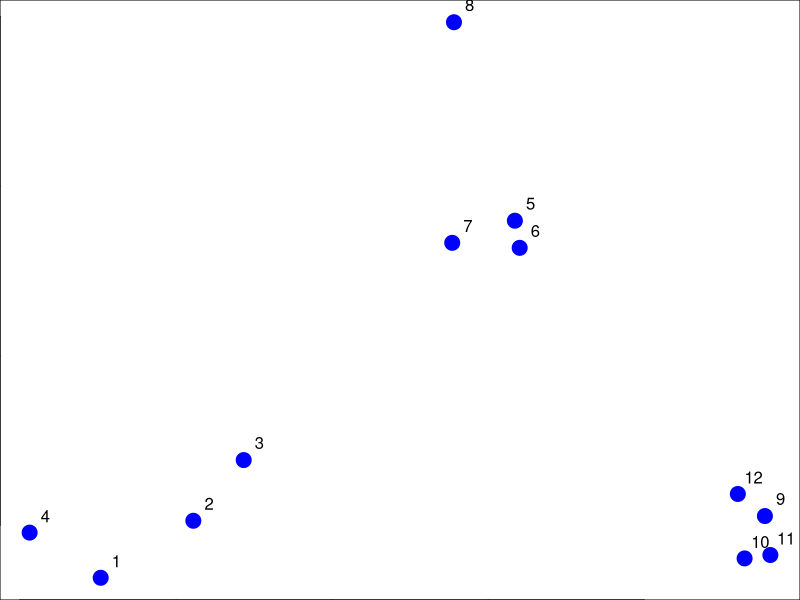
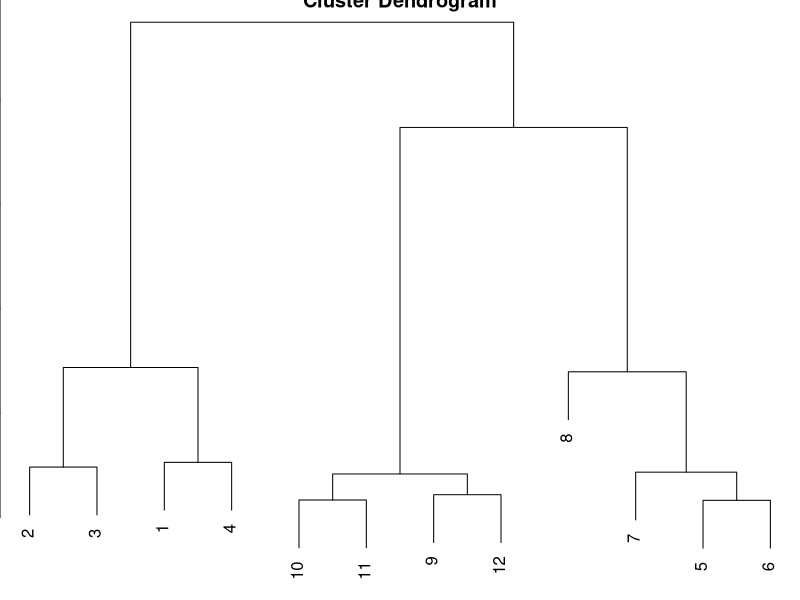
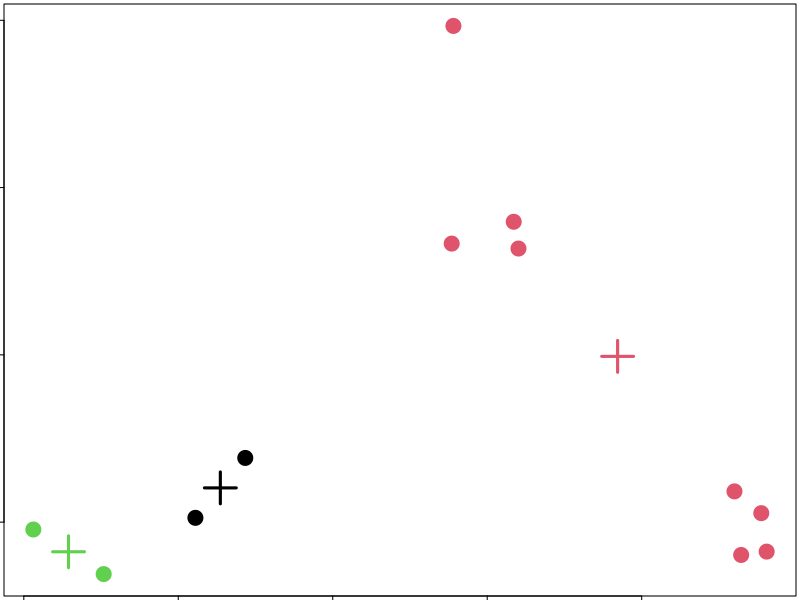

Recreate these plots in R, in order.
set.seed(1234)
par(mar = c(0,0,0,0))

x <- rnorm(12, mean = rep(1:3, each = 4), sd = 0.2)
y <- rnorm(12, mean = rep(c(1,2,1), each =4), sd = 0.2)

plot(x,y, col= "blue", pch =19, cex =2)
text(x + 0.05,  y +0.05, labels = as.character(1:12))


# calculating the distance between point

dataFrame <- data.frame(x=x, y = y)
distxy <-dist(dataFrame)

hClustering <- hclust(distxy)
plot(hClustering)


# Calculating the Kmeans()

kmeansObj <- kmeans(dataFrame, centers = 3)

names(kmeansObj)

kmeansObj$cluster

par(mar = rep(0.2,4))

plot( x,y, col = kmeansObj$cluster, pch =19, cex =2)
points(kmeansObj$centers, col = 1:3, pch =3, cex =3, lwd =3)